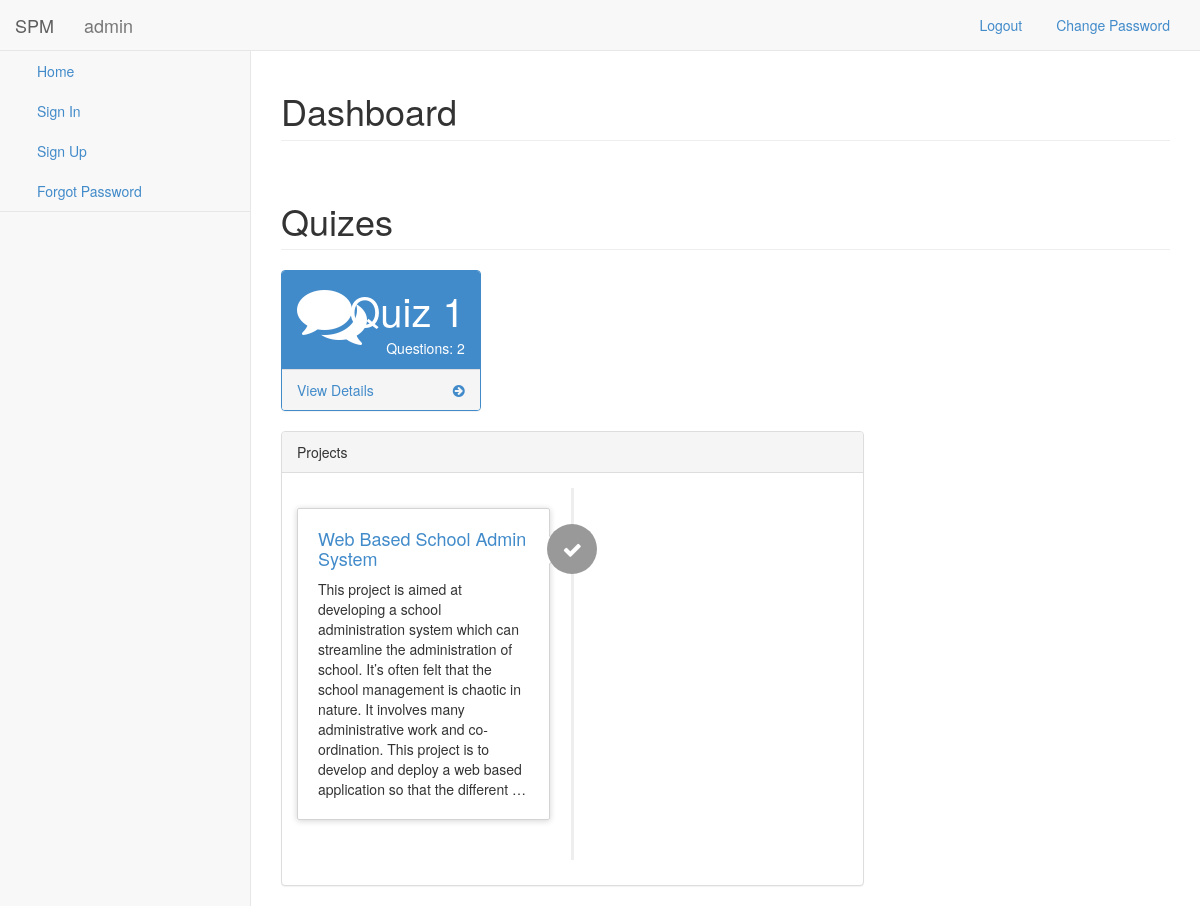
Page / (signed in) on the earlier database version.
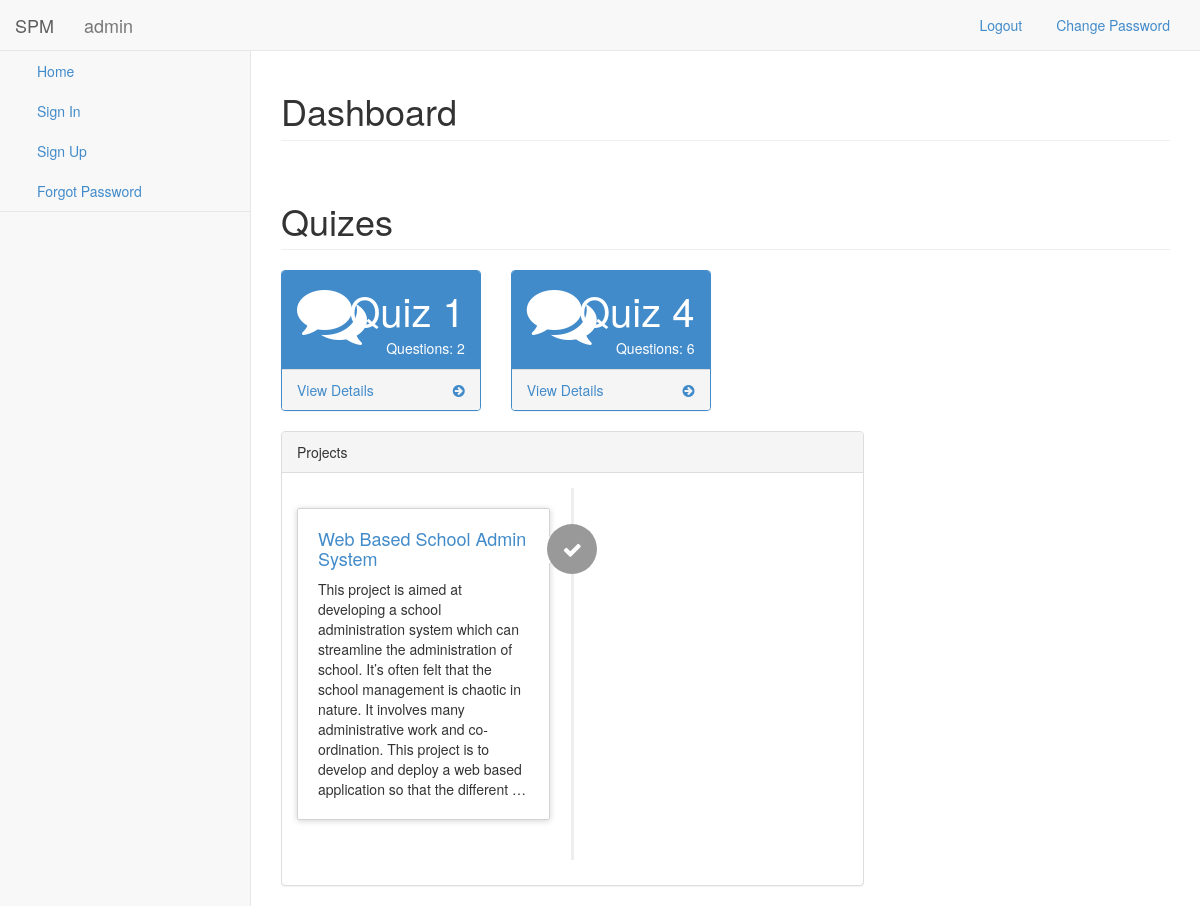
Same page on the later database version.
### QuizApp/models.py (models this page shows, shortened)
class Quiz(models.Model):
    creator = models.ForeignKey(settings.AUTH_USER_MODEL, on_delete=models.CASCADE, related_name="creator")
    title = models.CharField(max_length=250)
    description = models.TextField(null=True, blank=True)
    questions = models.ManyToManyField(Question)
    assigned_to = models.ManyToManyField(settings.AUTH_USER_MODEL, blank=True, related_name="students")
    passing_marks = models.IntegerField(default=1,
                                        validators=[
                                        MaxValueValidator(100),
                                        MinValueValidator(0)
                                        ],
                                        help_text="Enter passing percentage")
    user_friendly_url = models.SlugField(null=False, unique=True)
    @property
    def total_questions(self):
        return self.questions.count()

### projects/models.py (models this page shows, shortened)
class Project(models.Model):
    title = models.CharField(max_length=255)
    description = RichTextUploadingField()
    allocated_to = models.ManyToManyField(settings.AUTH_USER_MODEL, blank=True)
    user_friendly_url = models.SlugField(null=False, blank=False, unique=True)

### QuizApp/views.py (the view)
# urls.py: 2. Add a URL to urlpatterns:  path('', views.home, name='home')
def home(request):
    user = request.user
    if user == AnonymousUser():
        return redirect('account_login')
    all_projects = Project.objects.all()
    projects=[]
    for project in all_projects:
        if user in project.allocated_to.all():
            projects.append(project)
    all_quizes = Quiz.objects.all()
    quizes=[]
    for quiz in all_quizes:
        if user in quiz.assigned_to.all():
            quizes.append(quiz)
    context = {
        'user':user,
        'projects': projects,
        'quizes': quizes
    }
    return render(request, 'index.html', context=context)

### QuizApp/templates/index.html
{% extends 'base.html' %}
{% block extra %} {% include 'extra.html' %} {% endblock %}
{% block main_content %}
<div id="page-wrapper">
    <div class="row">
        <div class="col-lg-12">
            <h1 class="page-header">Dashboard</h1>
        </div>
    </div>
    {% include 'quizes.html' %}
    {% include 'panels.html' %}
</div>
{% endblock %}

### QuizApp/templates/quizes.html
<div class="row">
    <div class="col-lg-12">
        <h1 class="page-header">Quizes</h1>
    </div>
</div>
<div class="row">
    {% if quizes|length %}
        {% for quiz in quizes %}
        <div class="col-lg-3 col-md-6">
            <div class="panel panel-primary">
                <div class="panel-heading">
                    <div class="row">
                        <div class="col-xs-3">
                            <i class="fa fa-comments fa-5x"></i>
                        </div>
                        <div class="col-xs-9 text-right">
                            <div class="huge">{{ quiz.title }}</div>
                            <div>Questions: {{ quiz.total_questions }}</div>
                        </div>
                    </div>
                </div>
                <a href="{% url 'view_quiz' quiz.user_friendly_url %}">
                    <div class="panel-footer">
                        <span class="pull-left">View Details</span>
                        <span class="pull-right"><i class="fa fa-arrow-circle-right"></i></span>
                        <div class="clearfix"></div>
                    </div>
                </a>
            </div>
        </div>
        {% endfor %}
    {% else %}
        <p>No quiz assigned to you!</p>
    {% endif %}
</div>

### QuizApp/templates/projects.html
<div class="col-lg-8">
    <div class="panel panel-default">
        <div class="panel-heading">
            Projects
        </div>
        <div class="panel-body">
            {% if projects|length %}
                <ul class="timeline">
                    {% for project in projects %}
                    <li {% if forloop.counter|divisibleby:2 %} class="timeline-inverted" {% endif %}>
                        <div class="timeline-badge"><i class="fa fa-check"></i>
                        </div>
                        <div class="timeline-panel">
                            <div class="timeline-heading">
                                <h4 class="timeline-title"><a href="{% url 'view_project' project.user_friendly_url %}">{{ project.title }}</a></h4>
                            </div>
                            <div class="timeline-body">
                                <p>{{ project.description|safe|truncatewords:50 }}</p>
                            </div>
                        </div>
                    </li>
                    {% endfor %}
                </ul>
            {% else %}
                <p>No project assigned to you!</p>
            {% endif %}
        </div>
    </div>
</div>

Differences in the rows shown:
now on this page (row edited): Quiz: title "Quiz 4", total_questions "6"
